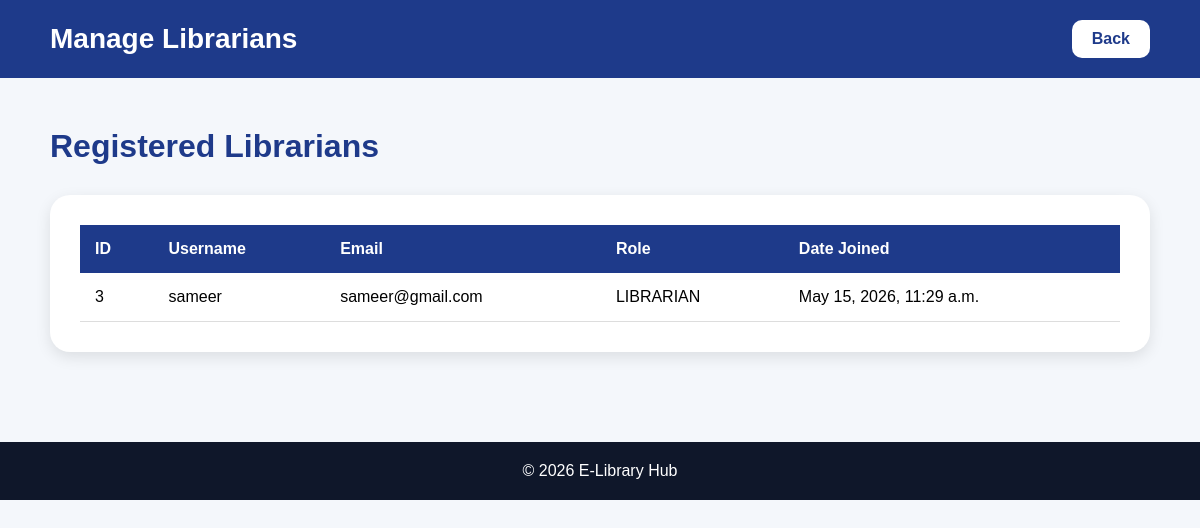
Screenshot of /manage-librarians/ with the database file from the repository.
### library/models.py (models this page shows, shortened)
class UserProfile(models.Model):
    ROLE_CHOICES = (
        ('ADMIN', 'Admin'),
        ('LIBRARIAN', 'Librarian'),
        ('STUDENT', 'Student'),
    )
    user = models.OneToOneField(User, on_delete=models.CASCADE)
    role = models.CharField(max_length=20, choices=ROLE_CHOICES)

### library/views.py (the view)
# urls.py: path('manage-librarians/', views.manage_librarians, name='manage_librarians'),
def manage_librarians(request):
    librarians = UserProfile.objects.filter(
        role='LIBRARIAN'
    )
    context = {
        'librarians': librarians
    }
    return render(
        request,
        'library/manage_librarians.html',
        context
    )

### library/templates/library/manage_librarians.html (shortened to what this page needs)
<!DOCTYPE html>
<html lang="en">
<head>
</head>
<body>
<nav>
<div class="logo">Manage Librarians</div>
<a href="{% url 'dashboard' %}" class="back-btn">
Back
</a>
</nav>
<div class="container">
<h1>Registered Librarians</h1>
<div class="table-container">
<table>
<tr>
<th>ID</th>
<th>Username</th>
<th>Email</th>
<th>Role</th>
<th>Date Joined</th>
</tr>
{% for librarian in librarians %}
<tr>
<td>{{ librarian.user.id }}</td>
<td>{{ librarian.user.username }}</td>
<td>{{ librarian.user.email }}</td>
<td>{{ librarian.role }}</td>
<td>{{ librarian.user.date_joined }}</td>
</tr>
{% endfor %}
</table>
</div>
</div>
<footer>
© 2026 E-Library Hub
</footer>
</body>
</html>

### library/templates/library/manage_librarians.html (style rules this page uses)
* { margin:0; padding:0; box-sizing:border-box; font-family:Arial,sans-serif; }
body { background:#f4f7fb; }
nav { background:#1e3a8a; padding:20px 50px; display:flex; justify-content:space-between; align-items:center; color:white; }
.logo { font-size:28px; font-weight:bold; }
.back-btn { background:white; color:#1e3a8a; padding:10px 20px; border-radius:10px; text-decoration:none; font-weight:bold; }
.container { padding:50px; }
.container h1 { color:#1e3a8a; margin-bottom:30px; }
.table-container { background:white; padding:30px; border-radius:20px; box-shadow:0 5px 15px rgba(0,0,0,0.1); overflow-x:auto; }
table { width:100%; border-collapse:collapse; }
th { background:#1e3a8a; color:white; padding:15px; text-align:left; }
td { padding:15px; border-bottom:1px solid #ddd; }
footer { background:#0f172a; color:white; text-align:center; padding:20px; margin-top:40px; }

### rows the page displays
UserProfile: user.id "3", user.username "sameer", user.email "sameer@gmail.com", role "LIBRARIAN", user.date_joined "May 15, 2026, 11:29 a.m."
